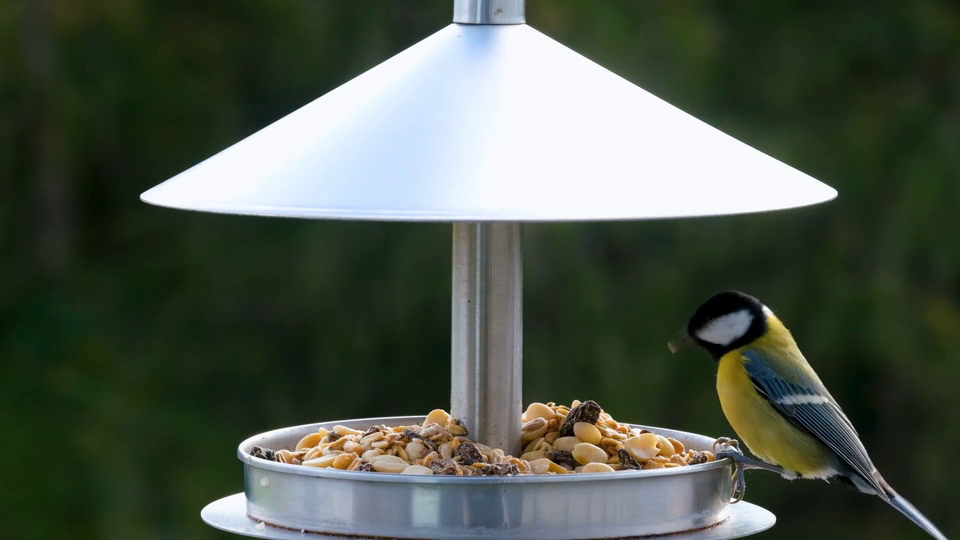
#> input picture frame 42 of pics/birb.mp4, 960 x 540 px
$ python motion_detection.py
#> lines starting #> are read from the running program, lines starting #| are printed output that depends on the picture; after the words box and inside, x2 and y2 are one past the last pixel; in counts of white or black regions, pixels touching at a corner belong together
import cv2 as cv
import numpy as np

cap = cv.VideoCapture('pics/birb.mp4')

ret,frame1 = cap.read()
#> frame1 is the input picture: shape (540, 960, 3); mean B, G, R 75.6, 88.1, 78.8
ret,frame2 = cap.read()
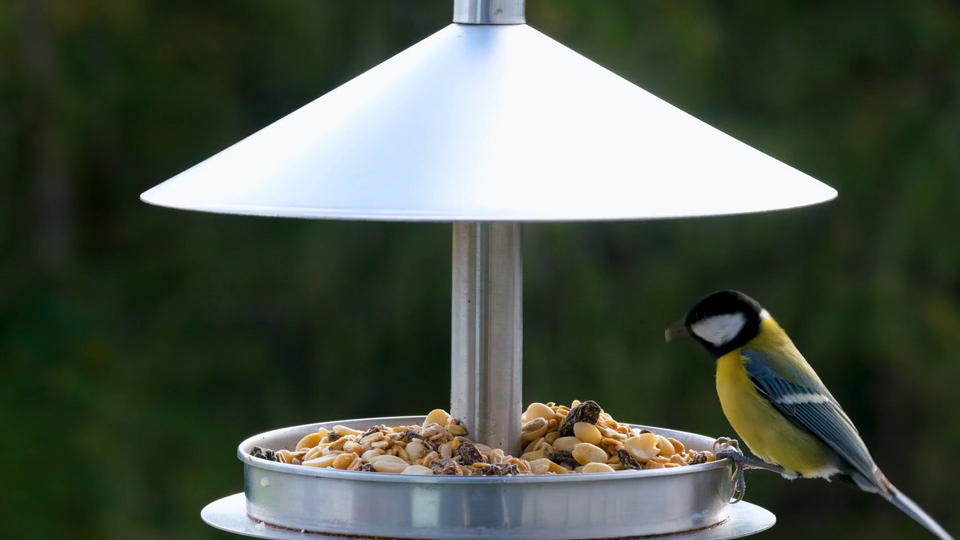
#> input picture frame 43 of pics/birb.mp4, 960 x 540 px
#> frame2 is the input picture: shape (540, 960, 3); mean B, G, R 75.5, 88.2, 78.7


while cap.isOpened():
  diff = cv.absdiff(frame1 , frame2)
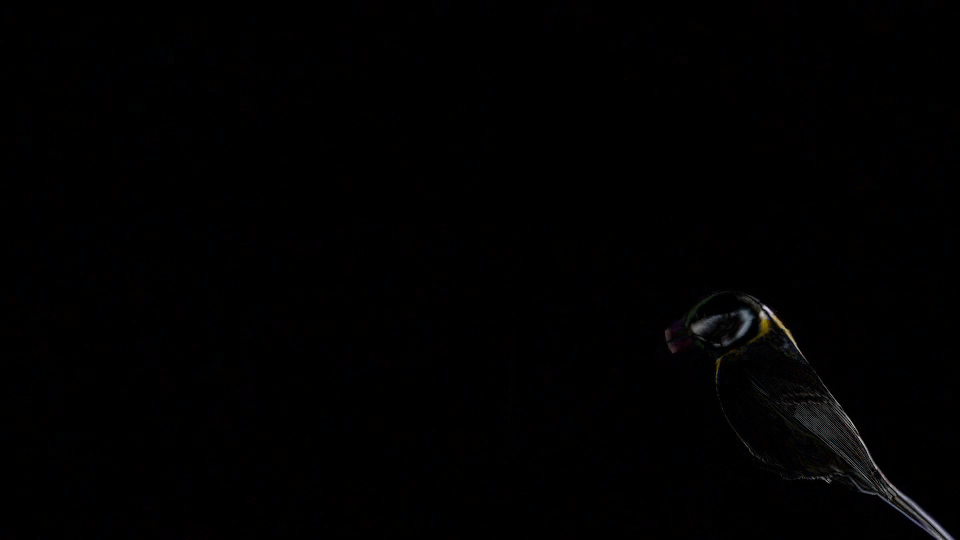
#> diff: shape (540, 960, 3); mean B, G, R 1.2, 1, 1.1
  gray = cv.cvtColor(diff, cv.COLOR_BGR2GRAY)
  blur = cv.GaussianBlur(gray, (5, 5), 0)
  _, thresh = cv.threshold(blur, 20, 255, cv.THRESH_BINARY)
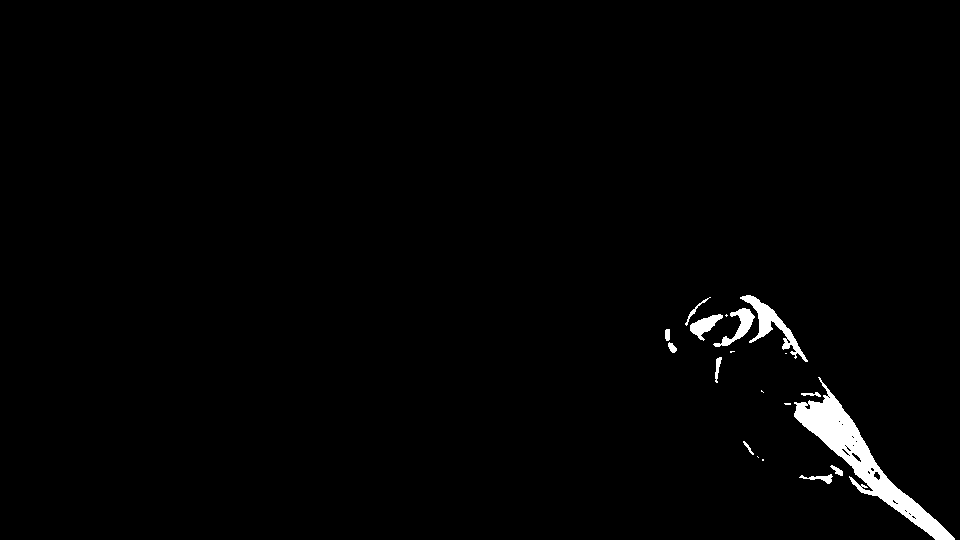
#> thresh: shape (540, 960); 1.4% white; 19 white regions (7 under 20 px), largest, box (x1, y1, x2, y2) and area: (794, 377, 955, 540) 4949, (740, 295, 808, 362) 1035, (713, 308, 755, 347) 506
  dialated = cv.dilate(thresh, None, iterations=3)
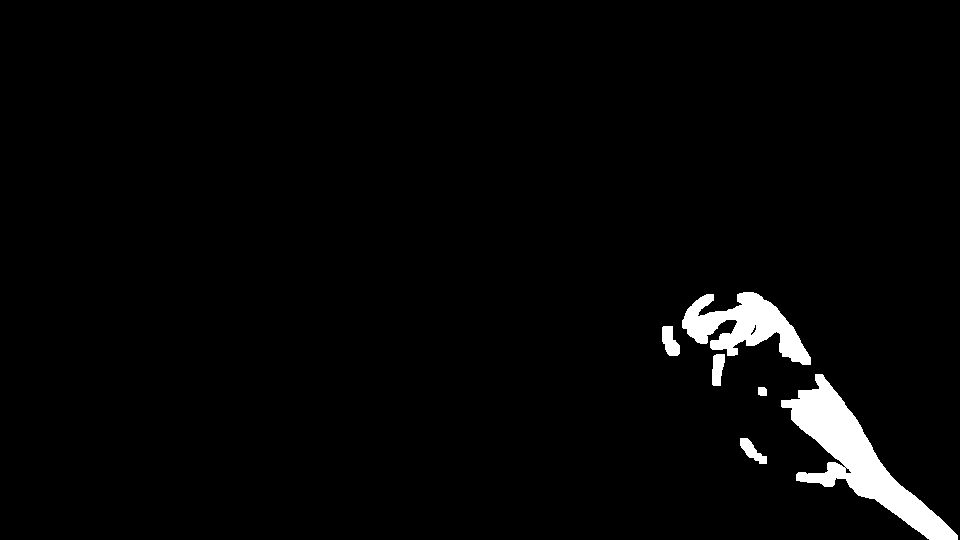
#> dialated: shape (540, 960); 2.7% white; 6 white regions
  contours, _ = cv.findContours(dialated, cv.RETR_TREE, cv.CHAIN_APPROX_SIMPLE)
#> contours = 9 contours, 1 with area under 20; largest, box (x1, y1, x2, y2) and area: (781, 374, 958, 540) 7884, (682, 292, 811, 365) 4286, (662, 326, 680, 356) 333, (712, 354, 725, 386) 288, (740, 438, 767, 464) 283, (758, 387, 767, 396) 60, (750, 324, 757, 336) 26, (845, 467, 852, 474) 24

  # cv.drawContours(frame1, contours, -1, (0, 255, 0), 2)

  for contour in contours:
    (x, y, w, h) = cv.boundingRect(contour)

    if cv.contourArea(contour) < 1000:
      continue
    cv.rectangle(frame1, (x,y), (x+w, y+h), (0,255,0), 2)

    cv.putText(frame1, "STATUS: {}".format("Motion Detected"), (10, 20), cv.FONT_HERSHEY_SIMPLEX, 1, (0, 0, 255), 3)
#> this loop made 9 passes
#> (x, y, w, h) on passes 1, 2, 3, 4, 6, 7, 8, 9: (740, 438, 27, 26), (758, 387, 9, 9), (781, 374, 177, 166), (845, 467, 7, 7), (712, 354, 13, 32), (662, 326, 18, 30), (682, 292, 129, 73), (750, 324, 7, 12)
#> (contour, x, y, w, h) on pass 5: ([[844, 467], [845, 466], [846, 467], [845, 468]], 844, 466, 3, 3)
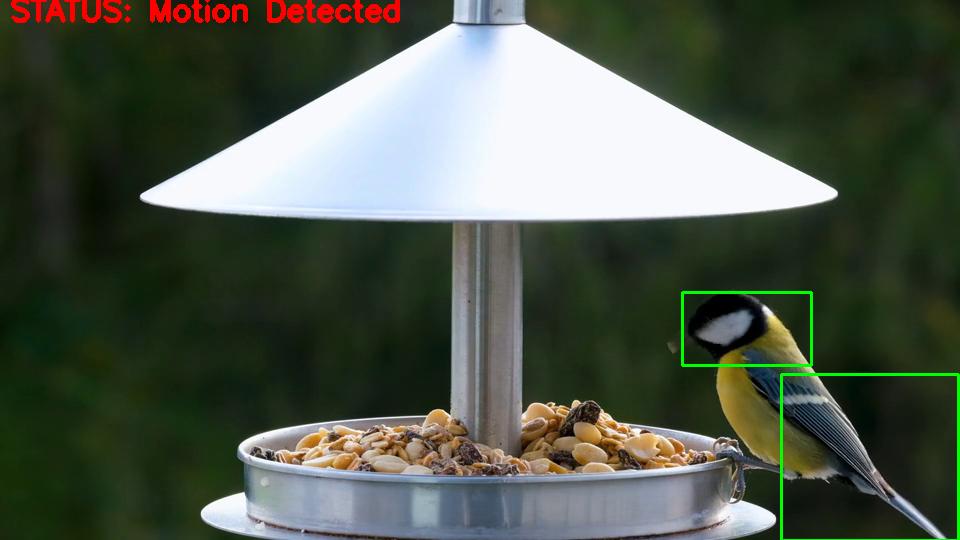
#> frame1: shape (540, 960, 3); 1.37% of pixels changed, all inside (x1, y1, x2, y2) = (11, 0, 960, 540)

  cv.imshow('feed', frame1)
  frame1 = frame2
  ret, frame2 = cap.read()
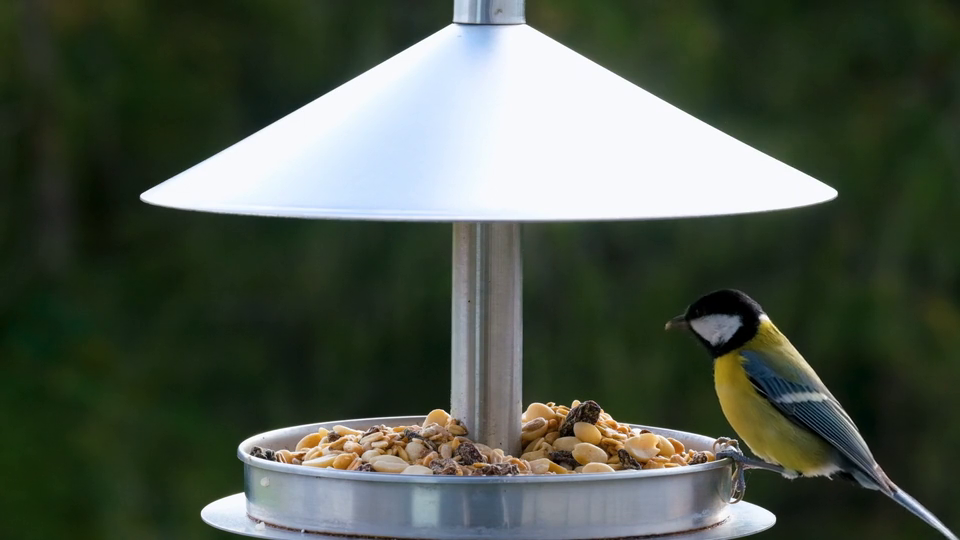
#> input picture frame 44 of pics/birb.mp4, 960 x 540 px
#> frame2 is the input picture: shape (540, 960, 3); mean B, G, R 75.6, 88.1, 78.8

  if cv.waitKey(40) == 27:
#> (key Esc is pressed here)
    break

cv.destroyAllWindows()
cap.release()

$ run again, starting later in the video
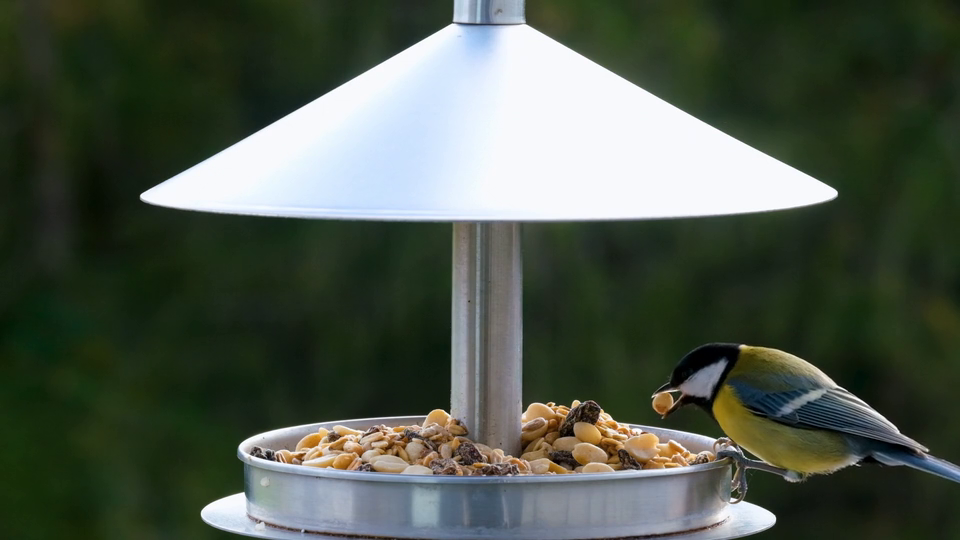
#> input picture frame 189 of pics/birb.mp4, 960 x 540 px
#> frame1 is the input picture: shape (540, 960, 3); mean B, G, R 75.9, 88.2, 78.8
#> `_, thresh = cv.threshold(blur, 20, 255, cv.THRESH_BINARY)`:
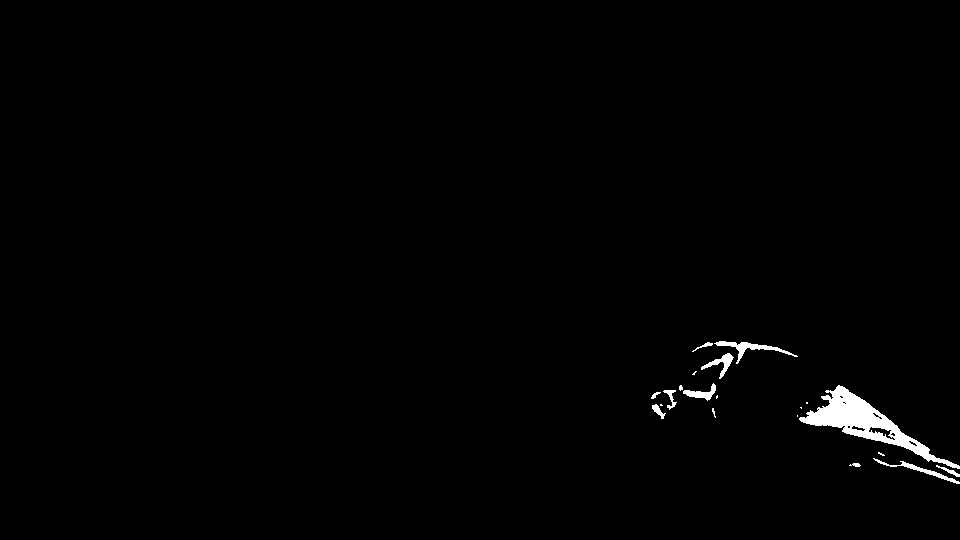
#> thresh: shape (540, 960); 0.94% white; 20 white regions (9 under 20 px), largest, box (x1, y1, x2, y2) and area: (799, 385, 960, 469) 3212, (714, 341, 798, 364) 421, (873, 458, 960, 484) 305
#> dialated: shape (540, 960); 2% white; 4 white regions
#> contours = 8 contours, 3 with area under 20; largest, box (x1, y1, x2, y2) and area: (794, 382, 960, 487) 6088, (648, 338, 801, 422) 3436, (846, 460, 864, 470) 141, (709, 405, 719, 421) 116, (658, 395, 668, 403) 39
#> the loop `for contour in contours:` made 8 passes
#> (x, y, w, h) on passes 1 to 8: (846, 460, 18, 10), (709, 405, 10, 16), (794, 382, 166, 105), (925, 464, 9, 4), (800, 411, 4, 4), (804, 406, 4, 4), (648, 338, 153, 84), (658, 395, 10, 8)
#> after the loop `for contour in contours:`:
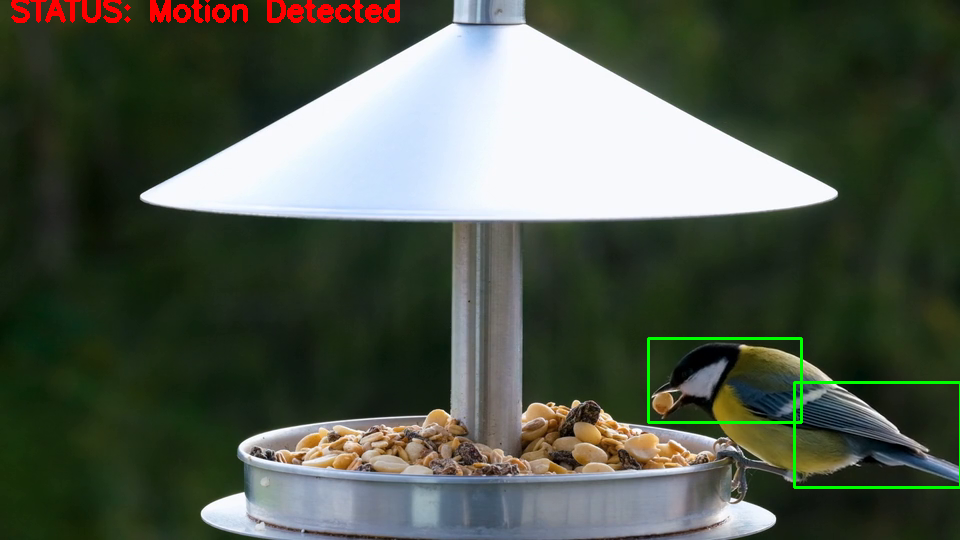
#> frame1: shape (540, 960, 3); 1.35% of pixels changed, all inside (x1, y1, x2, y2) = (11, 0, 960, 489)

$ run again, starting later in the video
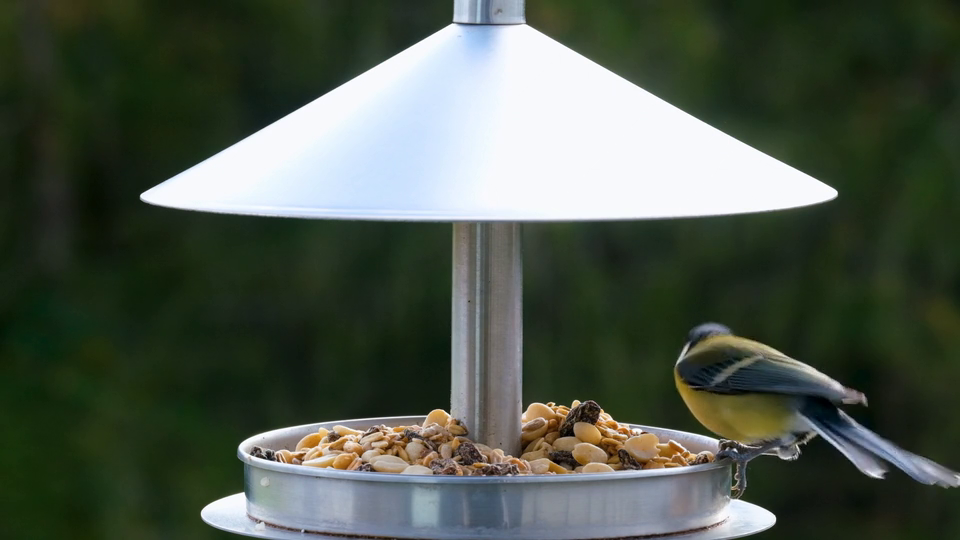
#> input picture frame 336 of pics/birb.mp4, 960 x 540 px
#> frame1 is the input picture: shape (540, 960, 3); mean B, G, R 76.2, 88.3, 78.8
#> `_, thresh = cv.threshold(blur, 20, 255, cv.THRESH_BINARY)`:
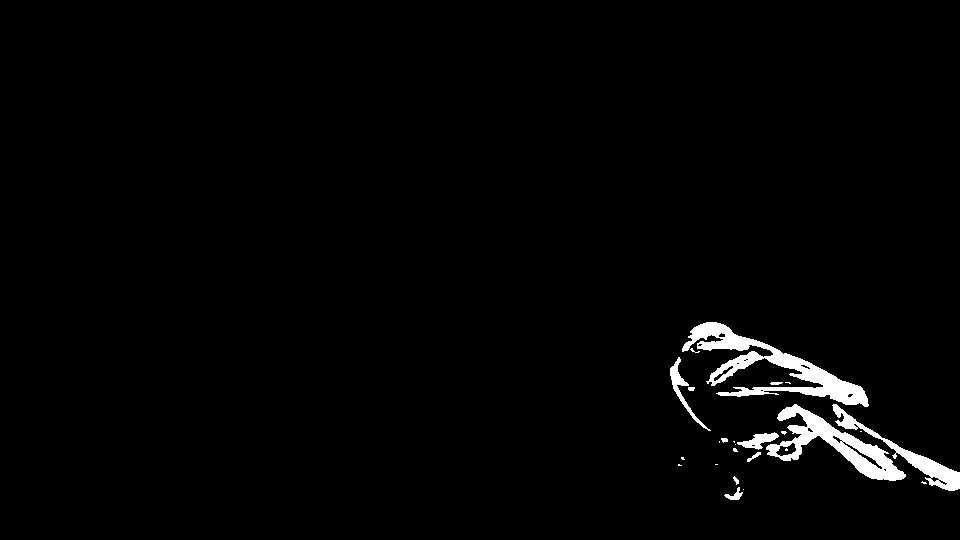
#> thresh: shape (540, 960); 2% white; 25 white regions (14 under 20 px), largest, box (x1, y1, x2, y2) and area: (682, 322, 869, 407) 4415, (766, 404, 906, 481) 3179, (832, 404, 960, 491) 1609
#> dialated: shape (540, 960); 3.7% white; 4 white regions
#> contours = 11 contours, 3 with area under 20; largest, box (x1, y1, x2, y2) and area: (667, 319, 960, 494) 18733, (717, 362, 788, 390) 823, (721, 473, 747, 503) 437, (675, 454, 688, 469) 128, (712, 461, 721, 468) 48, (859, 434, 873, 442) 35, (791, 418, 801, 423) 24, (793, 380, 803, 385) 23
#> the loop `for contour in contours:` made 11 passes
#> (x, y, w, h) on passes 1, 3, 4, 7, 8, 9, 10, 11: (721, 473, 26, 30), (675, 454, 13, 15), (667, 319, 293, 175), (859, 434, 14, 8), (791, 418, 10, 5), (683, 388, 3, 4), (793, 380, 10, 5), (717, 362, 71, 28)
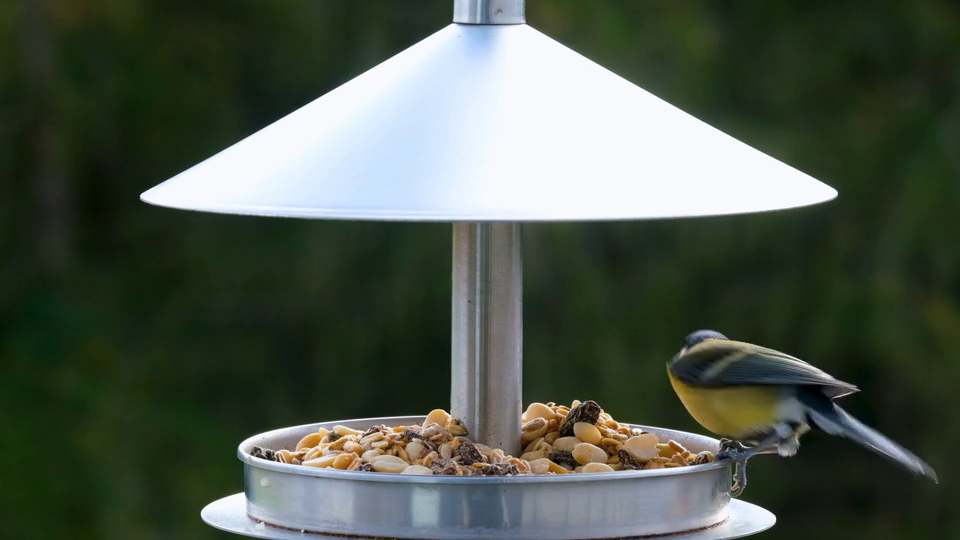
#> input picture frame 338 of pics/birb.mp4, 960 x 540 px
#> frame2 is the input picture: shape (540, 960, 3); mean B, G, R 75.6, 87.8, 78.2
